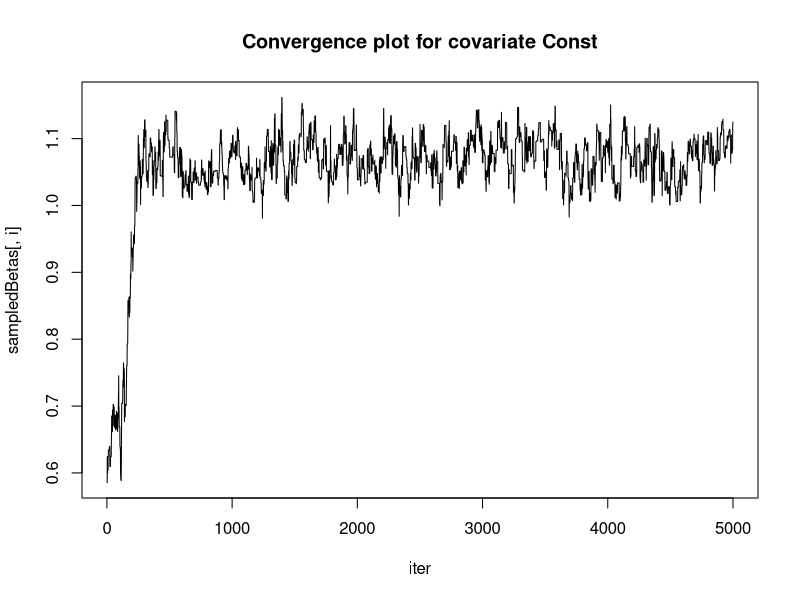
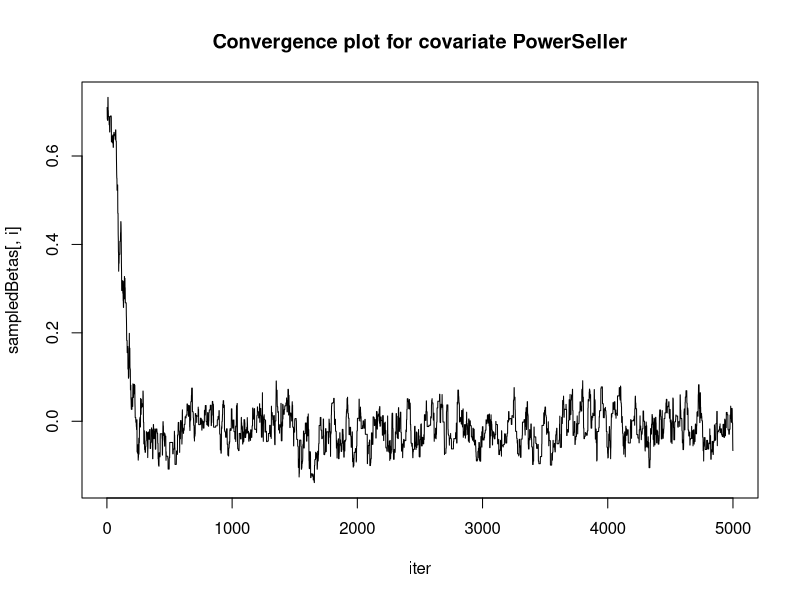
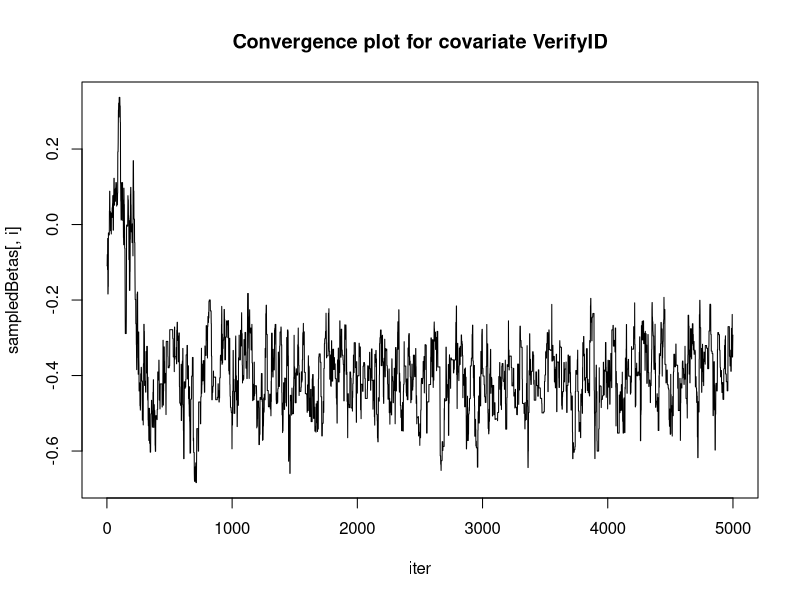
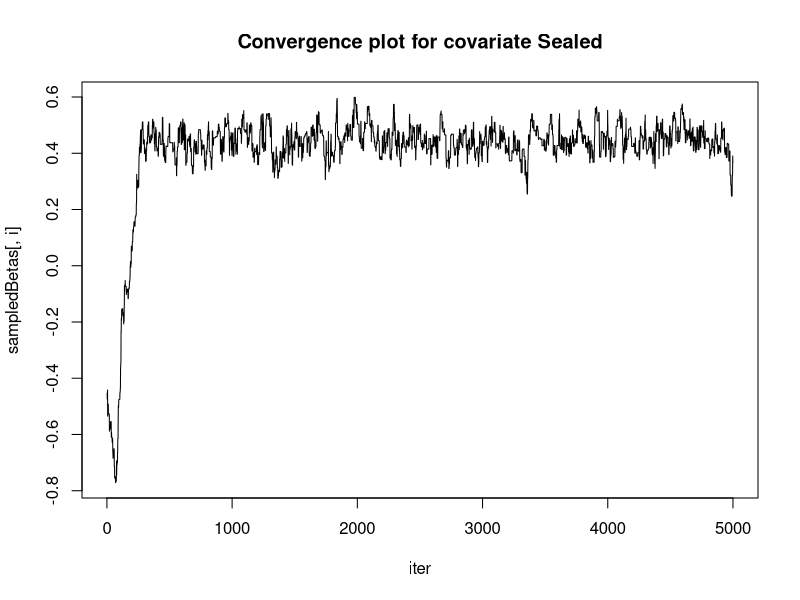
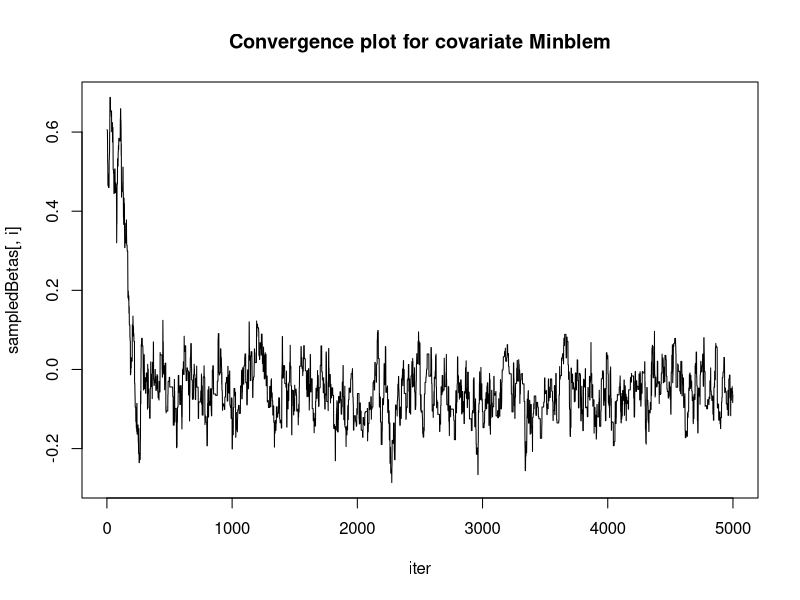
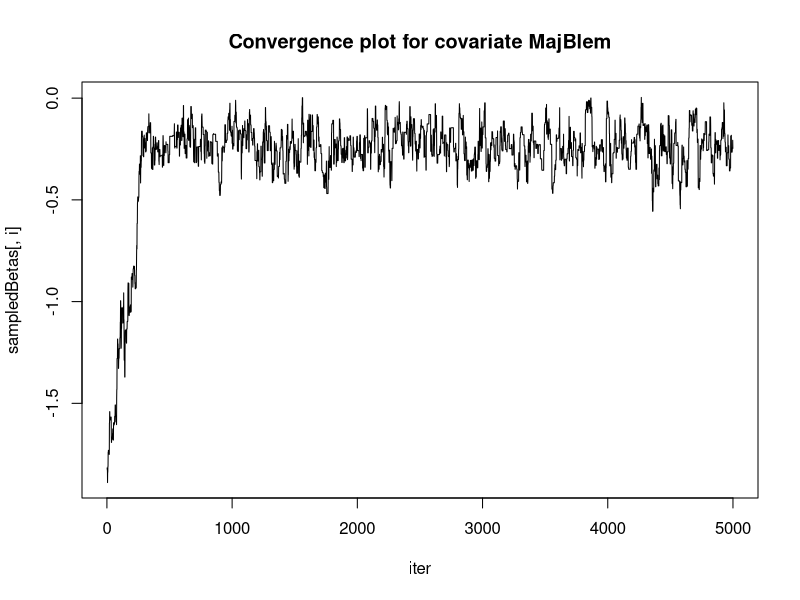
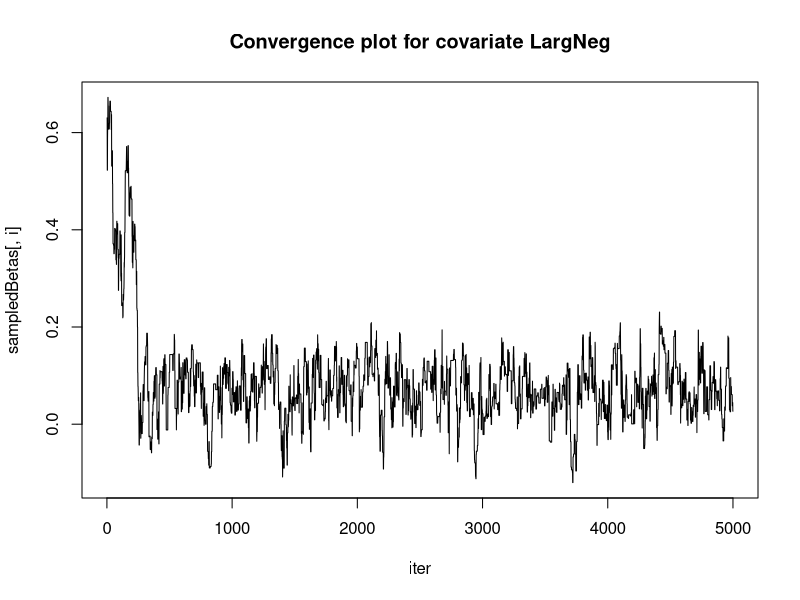
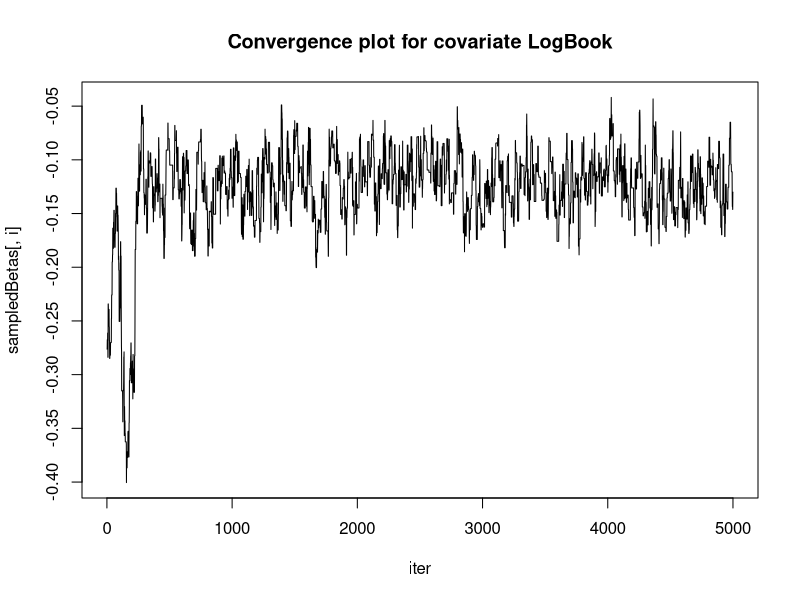

Write R code to recreate these figures, in order.
ebay <- read.table("eBayNumberOfBidderData.dat", header=TRUE)

# a) Obtain the maximum likelihood estimator of Beta in the Poisson regression model
# for the eBay data [Hint: glm.R, don't forget that glm() adds its own intercept
# so don't input the covariate Const]. Which covariates are significant
ebayNew <- ebay[,-2]
ebayGLM <- glm(nBids~., family=poisson, data=ebayNew)

summary(ebayGLM)

## The covariates that are significant can be seen in the summary
## They are VerifyID, Sealed, MajBlem, LogBook and MinBidShare.

## b) Let's now do a Bayesian analysis of the Poisson regression.
## let the prior be Beta ~ N(0, 100*(t(X)%*%X)^-1) where X is the
## n * p covariate matrix. This is a commonly used prior which is called 
## Zellner's g-prior. Assume first that the posterior density is approximately
## multivariate normal:
## Beta|y ~ N( BetaTilde, Inv J(BetaTilde))
## where BetaTilde is the posterior mode and J(BetaTilde) is the negative Hessian
# att the posterior mode. BetaTilde and J(BetaTilde) can be obtained by numerical 
## optimization (optim.R) exactly like you already did for the logistic
## regression in Lab2 (but with the log posterior function replaced by the corresponding 
## one for the Poisson model, which you have to code up.).

library(mvtnorm)

#Setting up the prior
X <- as.matrix(ebay[,-1])
y <- as.vector(ebay[,1])
numberPara <- dim(X)[2]
mu <- rep(0,numberPara)
Sigma <- 100*solve(t(X)%*%X)
covNames <- names(ebay)[2:length(names(ebay))];


LogLikePoisson <- function(beta, y, x, mu, sigma){
  n<-length(y)
  xBeta <- beta%*%t(x)
  logLik <- sum(-log(factorial(y))+xBeta*y-exp(xBeta))
  prior = dmvnorm(beta, mean=mu, sigma=sigma, log=TRUE)
  return(logLik + prior)
}

set.seed(12345)
initVal <- rnorm(dim(X)[2]); 

##Optimizing loglikelihood with second derivatives (BFGS)
optimRes <-optim(initVal,LogLikePoisson,gr=NULL,y,X,mu,Sigma,method=c("BFGS"),control=list(fnscale=-1),hessian=TRUE)

postMode <- optimRes$par
postCovariance <- -solve(optimRes$hessian) # Posterior covariance is -Inv(hessian) because we multiplied loglikelihood with -1 earlier
names(postMode) <- covNames # Naming the coefficient by covariates
approxStd <- sqrt(diag(postCovariance)) # Computing approximate standard deviations.
names(approxStd) <- covNames # Naming the coefficient by covariates
print('The posterior mode is:')
print(postMode)
print('The approximate posterior standard deviation is:')
print(approxStd)

# Approximation through optimization of the BetaVector gives us the posterior mode BetaTilde and the Hessian J(BetaTilde)

# (c) Now, let's simulate from the actual posterior of beta using the Metropolis algorithm and
# compare with the approximate results in b). Program a general
# function that uses the Metropolis algorithm to generate random draws from an
# arbitrary posterior density. In order to show that it is a general function for
# any model, I will denote the vector of model parameters by theta. Let the proposal
# density be the multivariate normal density mentioned in Lecture 8 (random walk Metropolis):
# thetaP | theta(i-1) ~ N(theta(i-1),c*Sigma)
# where Sigma = J(BetaTilde)^-1 obtained in b). The value c is a tuning parameter and
# should be an input to your Metropolis function. The user of your Metropolis function 
# should be able to supply her own posterior density function, not
# necessarily for the Poisson regression, and still be able to use your Metropolis
# function. This is not so straightforward, unless you have come across function
# objects in R and the triple dot (...) wildcard argument. I have posted a note
# (HowToCodeRWM.pdf) on the course web page that describes how to do this
# in R
# Now, use your new Metropolis function to sample from the posterior of beta in
# the Poisson regression for the eBay dataset. Assess MCMC convergence by
# graphical method


RWMSampler <- function(previousVal, c, hessian, MyFunction, ...){
  proposalVal <- rmvnorm(1,mean=previousVal, sigma=c*hessian)
  alpha=min(1, exp(MyFunction(proposalVal, ...)-MyFunction(previousVal,...))) ## subtraction because of log p(beta|.)
  
  u <- runif(1)
  if(u<alpha){
    return(proposalVal)
  } else {
    return(previousVal)
  }
}

## Setting up the RWM
nDraws <- 5000
sampledBetas <- matrix(0,nDraws,ncol(X))
sampledBetas[1,] <- initVal

set.seed(12345)
for(i in 1:nDraws){
  if(i<nDraws){
  sampledBetas[i+1,]<-RWMSampler(sampledBetas[i,],c=0.5,postCovariance, LogLikePoisson, y, X, mu, Sigma)
  }
}

avgAlpha <- dim(sampledBetas[!duplicated(sampledBetas),])[1]/dim(sampledBetas)[1]

## We compute the average acceptance rate for the RWM to 32.6% which is close to the recommended acceptance rate between 25-30%

iter=seq(1,nDraws,1)
for(i in 1:9){
  plot(iter, sampledBetas[,i], type="l", main=paste("Convergence plot for covariate", covNames[i]))
}

## As we see in the plots, each covariate converges to a value


# (d) Use the MCMC draws from c) to simulate from the predictive distribution of
# the number of bidders in a new auction with the characteristics below. Plot
# the predictive distribution. What is the probability of no bidders in this new
# auction

set.seed(12345)
xVector <- c(1,1,1,1,0,0,0,1,0.5) ## Observation given
trueBeta <- sampledBetas[1001:5000,]

predictiveDist <- exp(t(xVector%*%t(trueBeta)))
hist(predictiveDist)

predictedVals <- rpois(5000, predictiveDist)
hist(predictedVals, main="simulated predictive distribution")

probZero = sum(predictedVals==0)/length(predictedVals)

## The probability of no bidders is calculated to 36.02% given the specified characteristics.


